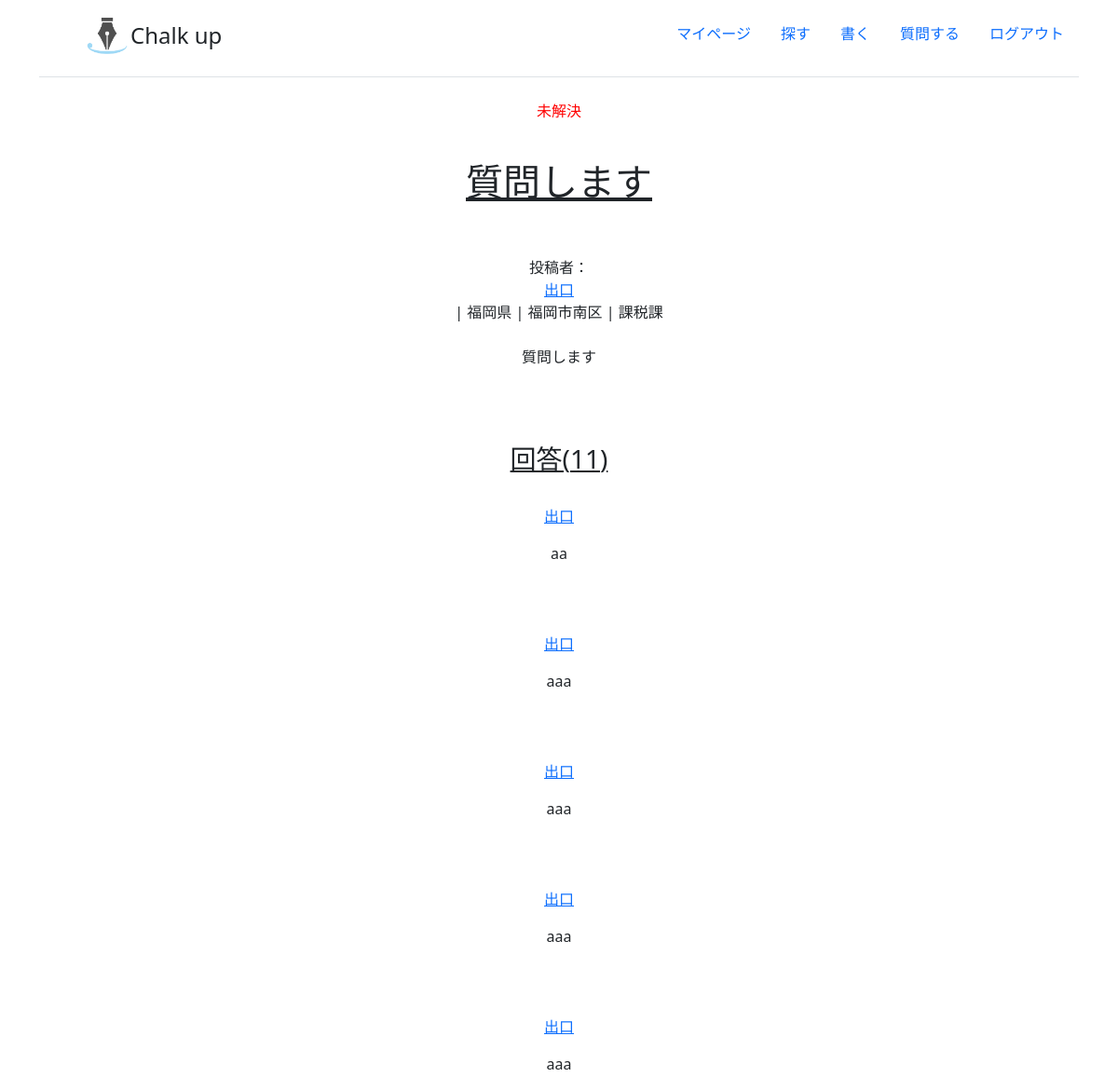
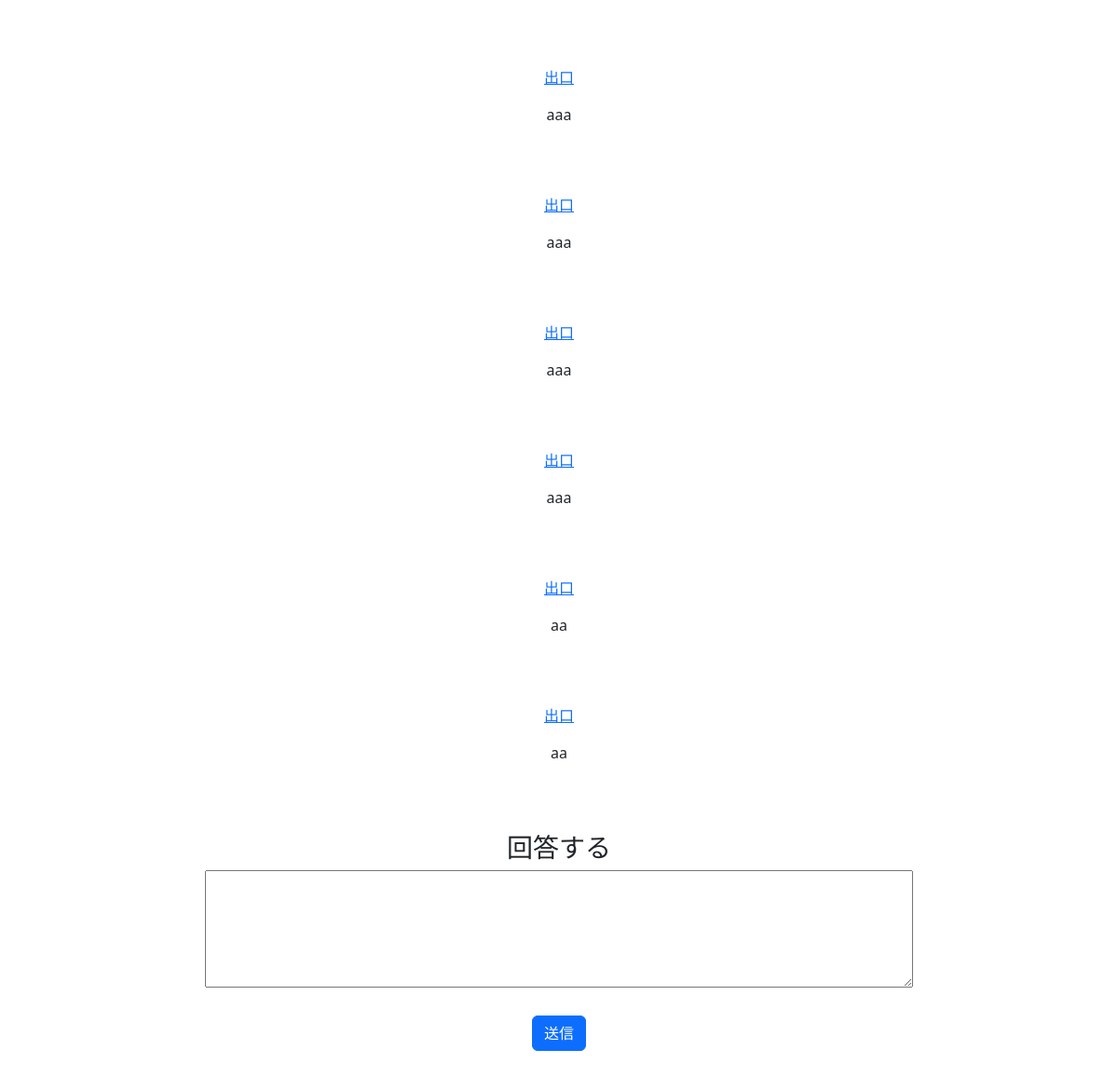
The app's page /question_article.php?id=1 (signed in) with its own data (2 pictures, top to bottom).
### tables this page shows
CREATE TABLE `question_table` (
  `user_id` int(12) DEFAULT NULL,
  `ques_id` mediumint(9) NOT NULL,
  `ques_title` varchar(128) DEFAULT NULL,
  `question` varchar(128) DEFAULT NULL,
  `answer_user_id` int(12) DEFAULT NULL,
  `ques_created` datetime DEFAULT NULL,
  `updated_at` datetime DEFAULT NULL,
  `ok` int(11) NOT NULL DEFAULT 0,
  `answer` int(50) NOT NULL
);

CREATE TABLE `users_table` (
  `id` int(12) NOT NULL,
  `username` varchar(128) NOT NULL,
  `email` varchar(128) DEFAULT NULL,
  `password` varchar(128) NOT NULL,
  `is_admin` int(1) NOT NULL,
  `pref` varchar(30) DEFAULT NULL,
  `city` varchar(30) DEFAULT NULL,
  `department` varchar(30) DEFAULT NULL,
  `introduction` varchar(255) DEFAULT NULL,
  `good_point` int(255) DEFAULT NULL,
  `prof_img` blob DEFAULT NULL,
  `screen_img` blob DEFAULT NULL,
  `created_at` datetime NOT NULL,
  `updated_at` datetime NOT NULL,
  `follow_to` int(255) DEFAULT NULL,
  `follow_from` int(255) DEFAULT NULL,
  `is_deleted` int(1) NOT NULL
);

CREATE TABLE `answer_table` (
  `id` int(11) NOT NULL,
  `user_id` int(50) DEFAULT NULL,
  `ques_id` int(50) DEFAULT NULL,
  `username` varchar(128) DEFAULT NULL,
  `answer` blob DEFAULT NULL,
  `deleted_at` int(1) DEFAULT NULL,
  `created_at` datetime DEFAULT NULL,
  `updated_at` datetime DEFAULT NULL
);

### functions.php (called while the page is built, shortened)
<?php
function h($s){
   return htmlspecialchars($s, ENT_QUOTES, "UTF-8");
}

### question_article.php (the view, shortened to what this page needs)
<?php
include("functions.php");
$ques_id = $_GET["id"];
$pdo = connect_to_db();
$sql_answer = "SELECT COUNT(*) FROM answer_table WHERE ques_id = $ques_id";
$answer_count = $pdo->query($sql_answer);
$count = $answer_count->fetchColumn();
$sql = "SELECT * FROM `users_table` JOIN `question_table`
ON users_table.id = question_table.user_id
WHERE ques_id = $ques_id;";
$stmt = $pdo->prepare($sql);
try {
  $status = $stmt->execute();
} catch (PDOException $e) {
  echo json_encode(["sql error" => "{$e->getMessage()}"]);
  exit();
}
foreach($stmt as $article):
    $ques_title = $article['ques_title'];
    $question = $article['question'];
    $quesuser = $article['username'];
    $quesuser_id = $article['id'];
    $quesuser_pref = $article['pref'];
    $quesuser_city = $article['city'];
    $quesuser_department = $article['department'];
    $ok = $article['ok'];
 endforeach;
$sql_answer = "SELECT * FROM answer_table WHERE ques_id=$ques_id";
$stmt_answer = $pdo->prepare($sql_answer);
try {
  $status_answer = $stmt_answer->execute();
} catch (PDOException $e) {
  echo json_encode(["sql error" => "{$e->getMessage()}"]);
  exit();
}
?>
<!DOCTYPE html>
<html lang="ja">
</html>
<html>
<head>
    <link href="https://cdn.jsdelivr.net/npm/bootstrap@5.0.2/dist/css/bootstrap.min.css" rel="stylesheet">
 <link href="../assets/dist/css/bootstrap.min.css" rel="stylesheet">
<link href="headers.css" rel="stylesheet">
	</head>
	<body class="landing is-preload">
     <div class="container">
       <header class="d-flex flex-wrap justify-content-center py-3 mb-4 border-bottom">
         <a href="toppage.php" class="d-flex align-items-center mb-3 mb-md-0 me-md-auto text-dark text-decoration-none">
           <svg class="bi me-2" width="40" height="32"><use xlink:href="#bootstrap"/></svg>
           <span class="fs-4"><img id="nav_l" src="images/IMG_5507.PNG" alt="アイコン" style="height:50px;">Chalk up</span>
         </a>
         <ul class="nav nav-pills">
           <li class="nav-item"><a href="mypage.php" class="nav-link" aria-current="page">マイページ</a></li>
           <li class="nav-item"><a href="search.php" class="nav-link">探す</a></li>
           <li class="nav-item"><a href="./post/post.php" class="nav-link">書く</a></li>
           <li class="nav-item"><a href="question.php" class="nav-link">質問する</a></li>
           <li class="nav-item"><a href="./background/todo_logout.php" class="nav-link">ログアウト</a></li>
         </ul>
       </header>
     </div>
    <main>
            <?php if ($ok != 0) {?>
                <p style="color: green;">解決ずみ</p>
                <?php
            } else {?>
                <p style="color: red;">未解決</p>
                <?php }?>
            <br>
            <h1><u><?php echo h("{$ques_title}") ?></u></h1>
            <br><br>投稿者：<a href='userspage.php?id=<?php echo "{$quesuser_id}" ?>'>
            <?php echo h("{$quesuser}") ?></a> | <?php echo h("{$quesuser_pref}")?> | <?php echo h("{$quesuser_city}")?> | <?php echo h("{$quesuser_department}")?><br><br>
            <?php echo h("{$question}") ?>
            <br><br><br>
            <h3><u>回答(<?php echo "{$count}"?>)</u></h3>
            <br>
                <div>
                    <?php foreach($stmt_answer as $answer): ?>
                        <div>
                        <div><p>
                        <a href='userspage.php?id=<?php echo "{$answer["user_id"]}" ?>'>
                        <?php echo h("{$answer["username"]}") ?></a>
                        </b></p></div>
                        <div><p><?php echo h("{$answer["answer"]}")?></p></div>
                        </div>
                        </div>
                        <br>
                    <?php endforeach ?>
            <h3>回答する</h3>
            <form action="./background/todo_answer.php" method="POST">
            <textarea name="answer" cols="80" rows="5"></textarea>
            <br>
            <br>
            <button type="submit" class="btn btn-primary">送信</button>
            </form>
        </main>
        <br><br>
    </body>
</html>

### headers.css (style rules this page uses)
.bi { vertical-align: -.125em; fill: currentColor; }

### question_article.php (style rules this page uses)
main { display: flex; justify-content: center; text-align: center; align-items: center; flex-direction: column; }

### records on screen
question_table: ques_title "質問します", user.username "出口", user.pref "福岡県", user.city "福岡市南区", user.department "課税課", question "質問します"
answer_table: username "出口", answer "aa"
answer_table: username "出口", answer "aaa"
answer_table: username "出口", answer "aaa"
answer_table: username "出口", answer "aaa"
answer_table: username "出口", answer "aaa"
answer_table: username "出口", answer "aaa"
answer_table: username "出口", answer "aaa"
answer_table: username "出口", answer "aaa"
answer_table: username "出口", answer "aaa"
answer_table: username "出口", answer "aa"
answer_table: username "出口", answer "aa"

### other values on screen
$count "11"
